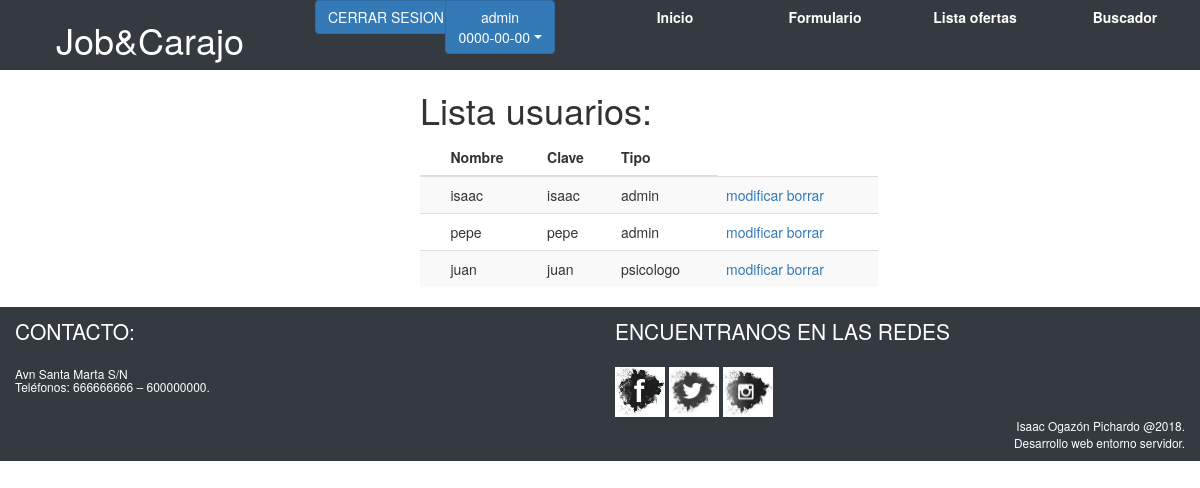
The app's page /Mi_Proyecto/controlador/listarusuario.php (signed in) with its own data.
### tables this page shows
CREATE TABLE `tbl_usuarios` (
  `id_usuario` int(11) NOT NULL,
  `nombre_usuario` varchar(20) NOT NULL,
  `clave_usuario` varchar(10) NOT NULL,
  `tipo` varchar(10) NOT NULL,
  `hora` date NOT NULL
);

### Mi_Proyecto/controlador/listarusuario.php (called while the page is built, shortened)
<?php
include (MODEL_PATH . "listarusuario.php");
$ofertas = getUsuarios();
include (VIEW_PATH . "listarusuario.php");

### Mi_Proyecto/modelo/Database.php (called while the page is built, shortened)
<?php
class Database {
    private $dns = "mysql:host=localhost;dbname=proyecto_1ert";
    private $user = "root";
    private $pass = "";
    private static $instance;
    public function __construct() {
        $this->db = new PDO($this->dns, $this->user, $this->pass);
    }
    public static function getInstance() {
        if (!isset(self::$instance)) {
            self::$instance = new $object;
        }
        return self::$instance;
    }
}
?>

### Mi_Proyecto/modelo/listarusuario.php (called while the page is built, shortened)
<?php
include "Database.php";
function getUsuarios() {
    $sql = "select * from tbl_usuarios";
    $result = Database::getInstance()->db->query($sql);
    $datos = $result->fetchAll();
    return $datos;
}

### Mi_Proyecto/vista/listarusuario.php (the view)
<?php
include(TEMPLATE_PATH . 'encabezado.php');
?>
<div class="col-5 offset-4">
    <h1>Lista usuarios:</h1>
    <table class="table table-striped">
        <thead>
            <tr>
                <th></th>
                <th>Nombre</th>
                <th>Clave</th>
                <th>Tipo</th>
            </tr>
        </thead>
        <?php
        foreach ($ofertas as $valor):
            ?>
            <tr>
                <td></td>
                <td><?php echo $valor['nombre_usuario'] ?></td>
                <td><?php echo $valor['clave_usuario'] ?></td>
                <td><?php echo $valor['tipo'] ?></td>
                <td>
                    <a href=<?php echo "modificarusuario.php?id=" . $valor['id_usuario'] ?>>modificar</a>
                    <a href=<?php echo "borrarusuario.php?id=" . $valor['id_usuario'] ?>>borrar</a></td>
            </tr>
        <?php endforeach; ?>
    </table>
</div>
<?php include(TEMPLATE_PATH . 'pie.php'); ?>

### records on screen
tbl_usuarios: nombre_usuario "isaac", clave_usuario "isaac", tipo "admin"
tbl_usuarios: nombre_usuario "pepe", clave_usuario "pepe", tipo "admin"
tbl_usuarios: nombre_usuario "juan", clave_usuario "juan", tipo "psicologo"

### other values on screen
$_SESSION['tipo'] "admin"
$_SESSION['hora'] "0000-00-00"
